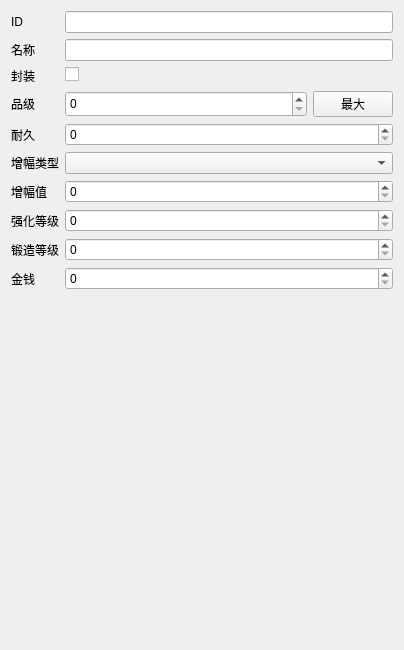
<?xml version="1.0" encoding="UTF-8"?>
<ui version="4.0">
 <class>equipment_form</class>
 <widget class="QWidget" name="equipment_form">
  <property name="geometry">
   <rect>
    <x>0</x>
    <y>0</y>
    <width>404</width>
    <height>650</height>
   </rect>
  </property>
  <property name="sizePolicy">
   <sizepolicy hsizetype="Expanding" vsizetype="Preferred">
    <horstretch>0</horstretch>
    <verstretch>0</verstretch>
   </sizepolicy>
  </property>
  <property name="windowTitle">
   <string>Form</string>
  </property>
  <layout class="QFormLayout" name="formLayout">
   <item row="0" column="0">
    <widget class="QLabel" name="id_label">
     <property name="text">
      <string>ID</string>
     </property>
    </widget>
   </item>
   <item row="0" column="1">
    <widget class="QLineEdit" name="id_line_edit">
     <property name="readOnly">
      <bool>true</bool>
     </property>
    </widget>
   </item>
   <item row="1" column="0">
    <widget class="QLabel" name="name_label">
     <property name="text">
      <string>名称</string>
     </property>
    </widget>
   </item>
   <item row="1" column="1">
    <widget class="QLineEdit" name="name_line_edit">
     <property name="readOnly">
      <bool>true</bool>
     </property>
    </widget>
   </item>
   <item row="2" column="0">
    <widget class="QLabel" name="seal_label">
     <property name="text">
      <string>封装</string>
     </property>
    </widget>
   </item>
   <item row="2" column="1">
    <widget class="QCheckBox" name="seal_checkbox"/>
   </item>
   <item row="3" column="0">
    <widget class="QLabel" name="grade_label">
     <property name="text">
      <string>品级</string>
     </property>
    </widget>
   </item>
   <item row="3" column="1">
    <widget class="QWidget" name="grade_container" native="true">
     <property name="sizePolicy">
      <sizepolicy hsizetype="Minimum" vsizetype="Preferred">
       <horstretch>0</horstretch>
       <verstretch>0</verstretch>
      </sizepolicy>
     </property>
     <layout class="QHBoxLayout" name="horizontalLayout_8">
      <property name="leftMargin">
       <number>0</number>
      </property>
      <property name="topMargin">
       <number>0</number>
      </property>
      <property name="rightMargin">
       <number>0</number>
      </property>
      <property name="bottomMargin">
       <number>0</number>
      </property>
      <item>
       <widget class="QSpinBox" name="grade_spin_box">
        <property name="sizePolicy">
         <sizepolicy hsizetype="Expanding" vsizetype="Preferred">
          <horstretch>0</horstretch>
          <verstretch>0</verstretch>
         </sizepolicy>
        </property>
        <property name="maximum">
         <number>999999999</number>
        </property>
       </widget>
      </item>
      <item>
       <widget class="QPushButton" name="max_btn">
        <property name="sizePolicy">
         <sizepolicy hsizetype="Minimum" vsizetype="Preferred">
          <horstretch>0</horstretch>
          <verstretch>0</verstretch>
         </sizepolicy>
        </property>
        <property name="text">
         <string>最大</string>
        </property>
       </widget>
      </item>
     </layout>
    </widget>
   </item>
   <item row="4" column="0">
    <widget class="QLabel" name="endurance_label">
     <property name="text">
      <string>耐久</string>
     </property>
    </widget>
   </item>
   <item row="4" column="1">
    <widget class="QSpinBox" name="endurance_spin_box">
     <property name="maximum">
      <number>999999999</number>
     </property>
    </widget>
   </item>
   <item row="5" column="0">
    <widget class="QLabel" name="reinforce_type_label">
     <property name="text">
      <string>增幅类型</string>
     </property>
    </widget>
   </item>
   <item row="5" column="1">
    <widget class="QComboBox" name="reinforce_type_combox"/>
   </item>
   <item row="6" column="0">
    <widget class="QLabel" name="reinforce_value_label">
     <property name="text">
      <string>增幅值</string>
     </property>
    </widget>
   </item>
   <item row="6" column="1">
    <widget class="QSpinBox" name="reinforce_value_spin_box">
     <property name="maximum">
      <number>999999999</number>
     </property>
    </widget>
   </item>
   <item row="7" column="0">
    <widget class="QLabel" name="enhance_level_label">
     <property name="text">
      <string>强化等级</string>
     </property>
    </widget>
   </item>
   <item row="7" column="1">
    <widget class="QSpinBox" name="enhance_level_spin_box">
     <property name="maximum">
      <number>999999999</number>
     </property>
    </widget>
   </item>
   <item row="8" column="0">
    <widget class="QLabel" name="forge_level_label">
     <property name="text">
      <string>锻造等级</string>
     </property>
    </widget>
   </item>
   <item row="8" column="1">
    <widget class="QSpinBox" name="forge_level_spin_box">
     <property name="maximum">
      <number>999999999</number>
     </property>
    </widget>
   </item>
   <item row="9" column="0">
    <widget class="QLabel" name="gold_label">
     <property name="text">
      <string>金钱</string>
     </property>
    </widget>
   </item>
   <item row="9" column="1">
    <widget class="QSpinBox" name="gold_spin_box">
     <property name="maximum">
      <number>999999999</number>
     </property>
    </widget>
   </item>
  </layout>
 </widget>
 <resources/>
 <connections/>
</ui>
